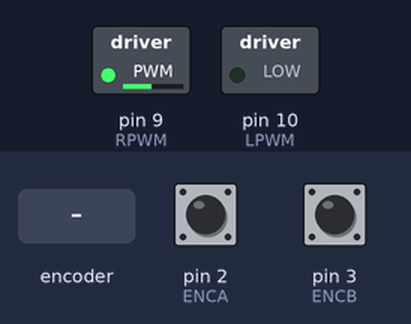
This sketch was run on a simulated Arduino Uno, built with avr-gcc and run on an emulated ATmega328P. Parts: switched loads named in the sketch (green lamp = pin HIGH). The test bench sets the inputs (shaded band); at power-on: pin 2 (ENCA) HIGH, pin 3 (ENCB) HIGH. What the sketch prints to the serial monitor is not drawn.

Above: at 1.2 s.
1.3 s: rotary encoder on pin 2 (ENCA) / pin 3 (ENCB) turned 3 steps (first pin leading)
Timing chart, 0 to 4.3 s (numbered marks = the images above; inputs shaded):
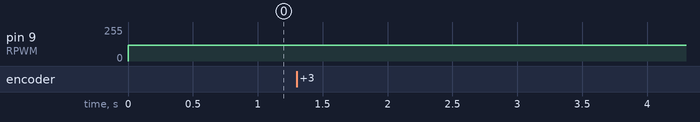

The sketch:

Kff_Calibration.ino
```cpp
#include <util/atomic.h>
const byte ENCA=2;
const byte ENCB=3;
const byte RPWM = 9;
const byte LPWM= 10;
volatile long pos_i=0;
int increment =0;
int posPrev=0;
float prevT=0;
//int vel= (2 * 3.14159 * (12.2 / 2.0)) / 1000.0; // [m];//converted 12.2mm to m
float WheelCircmf = (2 * 3.14159 * (12.2 / 2.0)) / 1000.0;
float CountsPerRev=212.2/4;
float TANK_LENGTH_M= 300.2/1000;
void setup() {
pinMode(RPWM, OUTPUT);
pinMode(LPWM, OUTPUT);
pinMode(ENCA,INPUT);
pinMode(ENCB, INPUT);
Serial.print("RESET");
Serial.begin(9600);
attachInterrupt(digitalPinToInterrupt(ENCA), readEncoder, RISING);
}
void readEncoder(){
int b = digitalRead(ENCB);
if (b>0){
  increment = 1;
}
else {increment = -1;}
pos_i = pos_i + increment;
}

//set motor pwm
//calculate cts/s using discrete method
//convert cts/s to velocity

void Motor(int dir, int pwmVal, int LPWM, int RPWM){
if(dir==1){
  analogWrite(LPWM, pwmVal);
  analogWrite(RPWM, 0);
}
else if (dir == -1){
  analogWrite(RPWM, pwmVal);
  analogWrite(LPWM, 0);
}
else {
  digitalWrite(RPWM, 0);
  digitalWrite(LPWM, 0);
}
}
void loop() {
int pos = 0;
int dir = -1;
ATOMIC_BLOCK(ATOMIC_RESTORESTATE){
  pos = pos_i;
}
long currT = micros();
float dT = (float(currT-prevT))/ 1.0e6;
float ctsPers = (pos-posPrev)/dT;
prevT=currT;
posPrev=pos;
//converted to dx/dt or cts/s
float vel=(ctsPers/CountsPerRev)*WheelCircmf;
int pwmVal=120;//PWM Calibration
float distance_traveled_m = fabs((float)(pos) / CountsPerRev) * WheelCircmf;
  if(distance_traveled_m >= TANK_LENGTH_M-0.02){
    Motor(0,0,LPWM, RPWM);
    Serial.println("Start Stopping");
    return;
    //e_integral=0;
    //return;  //-------------->Return effectively cancels all code below once this condition is met.
    //DirTravelled =0;  //if gantry reaches end, stop the motor
    //pos_atPassStart = pos; //reset pass start pos to current pos
    //distance_traveled_m=0; //reset dist travelled to 0 for 2nd round
  }

//int dir=1;
Motor(dir, pwmVal, LPWM, RPWM);
//Pass PWM value into Motor function to test pwm to velocity.
Serial.print("PWM = ");
Serial.print(pwmVal);
Serial.print("V= ");
Serial.println(vel);
}
```

Measured:
- after the input at 1.3 s, every drawn part: stays the same
